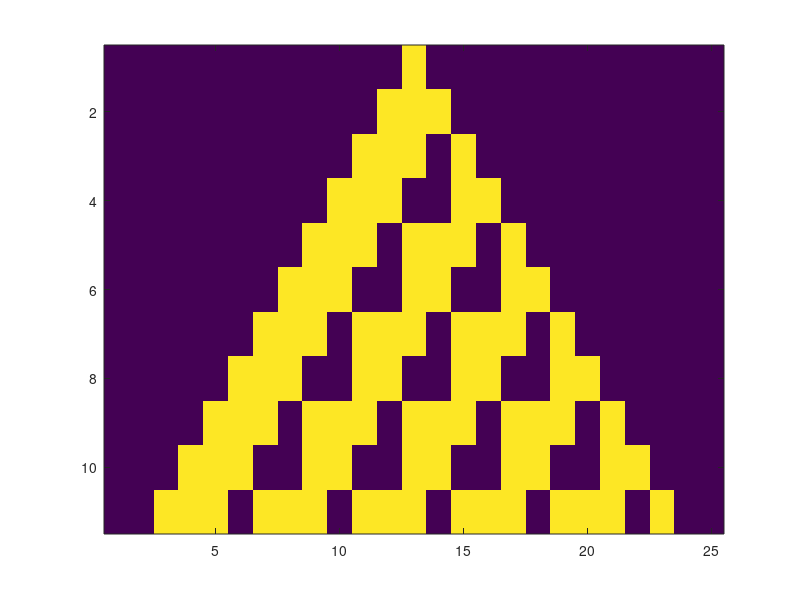

The MATLAB script that drew this image:
clc,clear,close all
x=zeros(5);
x(3,3)=1;
x=reshape(x,1,25);
for k=1:10
a=x(k,:);
b=reshape(zeros(5),1,25);
for j=1:25%update neighbouring cells whoes indices are stored in i()
    if j==1
        cnd1(k)=xor(a(j),a(j+1));
        cnd2(k)=and(a(j),a(j+1));
    end
    if j==25
        cnd1(k)=xor(a(j-1),a(j));
        cnd2(k)=a(j);
    end
    if j~=1&j~=25
        cnd1(k)=or(and(and(a(j-1),not(a(j))),not(a(j+1))),and(not(a(j-1)),xor(a(j),a(j+1))));
%         if ((a(j-1)==1&a(j)==0&a(j+1)==0)|(a(j-1)==0&a(j)==1&a(j+1)==0)|(a(j-1)==0&a(j)==0&a(j+1)==1))
%             cnd1(k)=1;
%             disp('ghjk')
%         end
        cnd2(k)=and(a(j),a(j+1));
    end
    if or(cnd1(k)==1,cnd2(k))==1 
        b(j)=1;
    else
        b(j)=0;
    end
end
x=[x;b];
a=b;
end
imagesc(x)